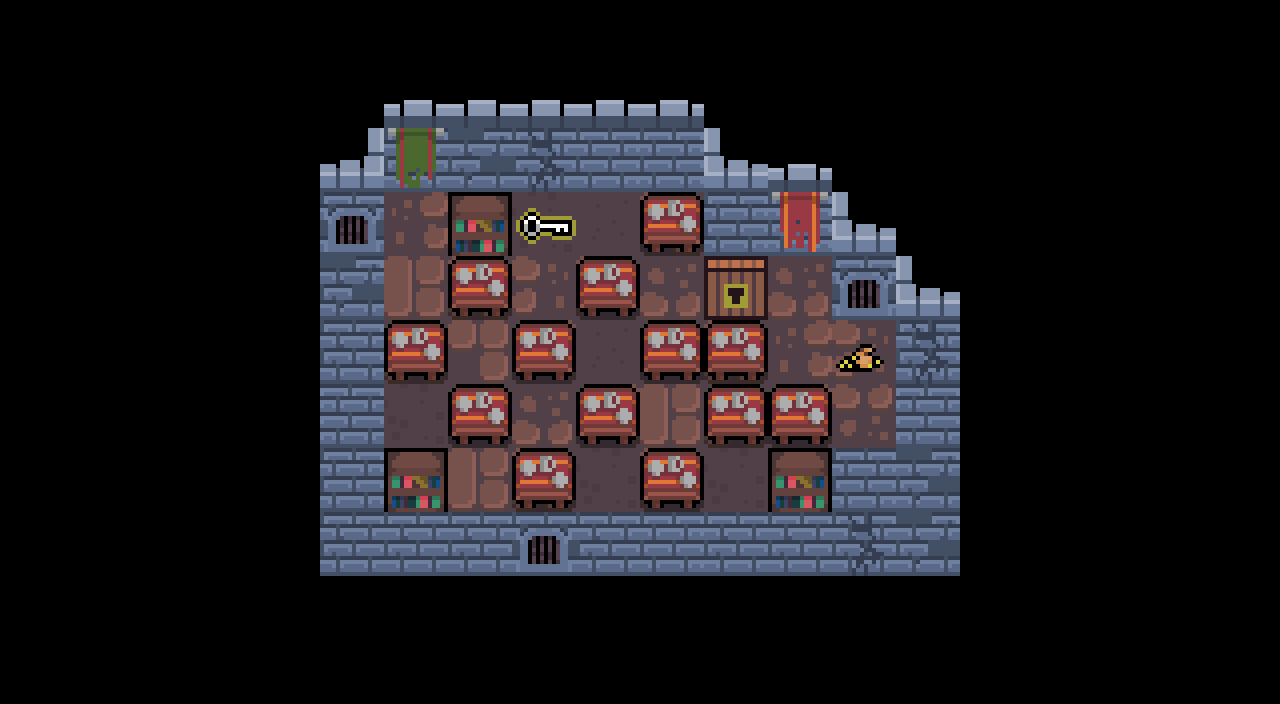

Tiled map render using the project's own tile images. Description and the whole map definition, tile-layer contents included, below:
An orthogonal 20x11 tile map with 64x64 px tiles, 4 tile layers (Слой тайлов 1, Слой тайлов 2, Слой тайлов 3, Слой тайлов 4) and 3 objects (2x trap, player).

<map version="1.5" tiledversion="1.7.2" orientation="orthogonal" renderorder="right-down" width="20" height="11" tilewidth="64" tileheight="64" infinite="0" nextlayerid="6" nextobjectid="4">
 <tileset firstgid="1" source="../data/castle_tileset2.tsx" />
 <layer id="1" name="Слой тайлов 1" width="20" height="11">
  <data encoding="csv">
0,0,0,0,0,0,0,0,0,0,0,0,0,0,0,0,0,0,0,0,
0,0,0,0,0,0,0,0,0,0,0,0,0,0,0,0,0,0,0,0,
0,0,0,0,0,0,0,0,0,0,0,0,0,0,0,0,0,0,0,0,
0,0,0,0,0,0,31,0,24,33,21,0,0,0,0,0,0,0,0,0,
0,0,0,0,0,0,22,22,30,30,32,23,32,0,0,0,0,0,0,0,
0,0,0,0,0,0,32,21,31,33,33,22,31,30,0,0,0,0,0,0,
0,0,0,0,0,0,24,33,32,31,22,32,31,23,0,0,0,0,0,0,
0,0,0,0,0,0,0,22,22,24,30,24,0,24,0,0,0,0,0,0,
0,0,0,0,0,0,0,0,0,0,0,0,0,0,0,0,0,0,0,0,
0,0,0,0,0,0,0,0,0,0,0,0,0,0,0,0,0,0,0,0,
0,0,0,0,0,0,0,0,0,0,0,0,0,0,0,0,0,0,0,0
</data>
 </layer>
 <layer id="2" name="Слой тайлов 2" width="20" height="11">
  <data encoding="csv">
0,0,0,0,0,0,0,0,0,0,0,0,0,0,0,0,0,0,0,0,
0,0,0,0,0,0,57,57,57,57,57,0,0,0,0,0,0,0,0,0,
0,0,0,0,0,69,44,53,54,45,45,65,57,0,0,0,0,0,0,0,
0,0,0,0,0,52,0,3,0,0,0,45,45,65,0,0,0,0,0,0,
0,0,0,0,0,53,0,0,0,0,0,37,0,52,65,0,0,0,0,0,
0,0,0,0,0,44,0,0,0,0,0,0,0,1,54,0,0,0,0,0,
0,0,0,0,0,43,0,0,0,0,0,0,0,0,43,0,0,0,0,0,
0,0,0,0,0,45,3,0,0,0,0,0,3,45,53,0,0,0,0,0,
0,0,0,0,0,44,44,44,52,44,45,44,44,54,53,0,0,0,0,0,
0,0,0,0,0,0,0,0,0,0,0,0,0,0,0,0,0,0,0,0,
0,0,0,0,0,0,0,0,0,0,0,0,0,0,0,0,0,0,0,0
</data>
 </layer>
 <layer id="3" name="Слой тайлов 3" width="20" height="11">
  <data encoding="csv">
0,0,0,0,0,0,0,0,0,0,0,0,0,0,0,0,0,0,0,0,
0,0,0,0,0,0,0,0,0,0,0,0,0,0,0,0,0,0,0,0,
0,0,0,0,0,0,4,0,0,0,0,0,0,0,0,0,0,0,0,0,
0,0,0,0,0,0,0,0,6,0,0,0,5,0,0,0,0,0,0,0,
0,0,0,0,0,0,0,0,0,0,0,0,0,0,0,0,0,0,0,0,
0,0,0,0,0,0,0,0,0,0,0,0,0,0,0,0,0,0,0,0,
0,0,0,0,0,0,0,0,0,0,0,0,0,0,0,0,0,0,0,0,
0,0,0,0,0,0,0,0,0,0,0,0,0,0,0,0,0,0,0,0,
0,0,0,0,0,0,0,0,0,0,0,0,0,0,0,0,0,0,0,0,
0,0,0,0,0,0,0,0,0,0,0,0,0,0,0,0,0,0,0,0,
0,0,0,0,0,0,0,0,0,0,0,0,0,0,0,0,0,0,0,0
</data>
 </layer>
 <layer id="4" name="Слой тайлов 4" width="20" height="11">
  <data encoding="csv">
0,0,0,0,0,0,0,0,0,0,0,0,0,0,0,0,0,0,0,0,
0,0,0,0,0,0,0,0,0,0,0,0,0,0,0,0,0,0,0,0,
0,0,0,0,0,0,0,0,0,0,0,0,0,0,0,0,0,0,0,0,
0,0,0,0,0,0,0,0,0,0,15,0,0,0,0,0,0,0,0,0,
0,0,0,0,0,0,0,15,0,15,0,0,0,0,0,0,0,0,0,0,
0,0,0,0,0,0,15,0,15,0,15,15,0,0,0,0,0,0,0,0,
0,0,0,0,0,0,0,15,0,15,0,15,15,0,0,0,0,0,0,0,
0,0,0,0,0,0,0,0,15,0,15,0,0,0,0,0,0,0,0,0,
0,0,0,0,0,0,0,0,0,0,0,0,0,0,0,0,0,0,0,0,
0,0,0,0,0,0,0,0,0,0,0,0,0,0,0,0,0,0,0,0,
0,0,0,0,0,0,0,0,0,0,0,0,0,0,0,0,0,0,0,0
</data>
 </layer>
 <objectgroup id="5" name="Слой объектов 1">
  <object id="1" name="Player" type="player" x="385" y="193.667" width="62.3333" height="60.3333" />
  <object id="2" name="Spike" type="trap" x="512.333" y="257.333" width="62.3333" height="61.6667" />
  <object id="3" name="Spike" type="trap" x="577.667" y="257" width="61.6667" height="62.3333" />
 </objectgroup>
</map>